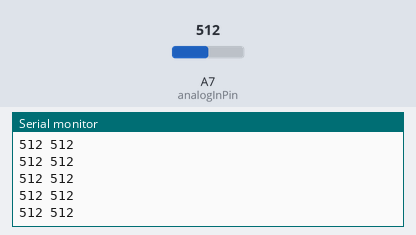
A sketch run on a simulated Arduino Nano, built with avr-gcc and run on an emulated ATmega328P. Parts: the last lines printed to the serial monitor. Inputs (shaded band) come from the test bench; at power-on: A7 (analogInPin) = 512.

Above: at 1.2 s.
1.3 s: A7 (analogInPin) set to 11
At 2.3 s:
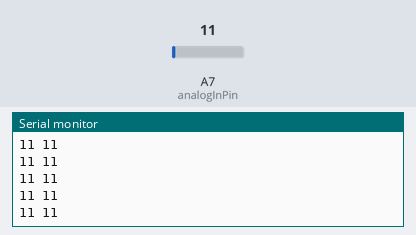
2.8 s: A7 (analogInPin) set to 8
At 3.5 s:
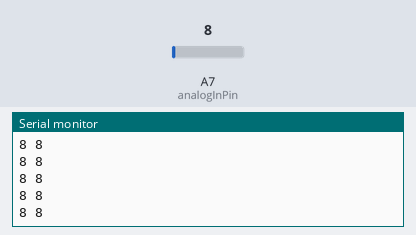
Timing chart, 0 to 5.8 s (numbered marks = the images above; inputs shaded):
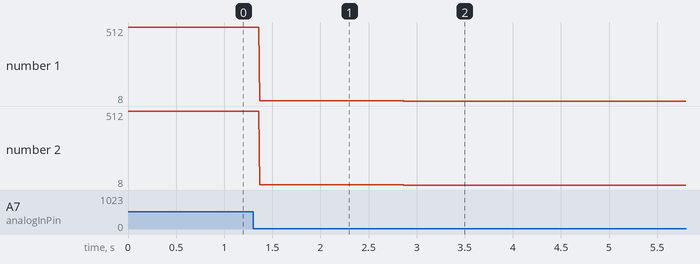

Measured:
- after the input at 1.3 s, the serial monitor: prints a new line after 0.07 s (image 1)
- after the input at 2.8 s, the serial monitor: prints a new line after 0.07 s (image 2)
- plotted number 1: 512 → 11 after the input at 1.3 s, 11 → 8 after the input at 2.8 s
- plotted number 2: 512 → 11 after the input at 1.3 s, 11 → 8 after the input at 2.8 s

The sketch:

Infrared.ino
```cpp
int analogInPin = A7;
int sensorValue = 0;
int analogInPin1 = A7;
int sensorValue1 = 0;


void setup() {
  Serial.begin(9600); // 9600 bps
}


void loop() {
  sensorValue = analogRead(analogInPin);
  sensorValue1 = analogRead(analogInPin1);
  Serial.print(sensorValue);
  Serial.print(" ");
  Serial.println(sensorValue1);
  delay(2); // 2 ms ADC settling time


}
```
